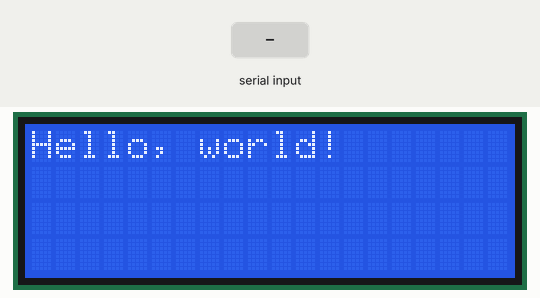
The sketch below on a simulated Arduino Uno, built with avr-gcc and run on an emulated ATmega328P. Shown: 20×4 character LCD. The inputs (shaded band) are chosen by the test bench.

Above: at 1.6 s.
At 6.7 s:
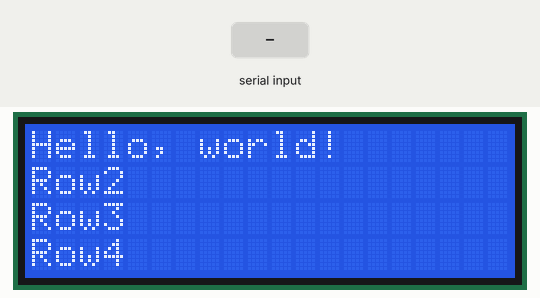
6.8 s: "1" received over Serial
At 7.2 s:
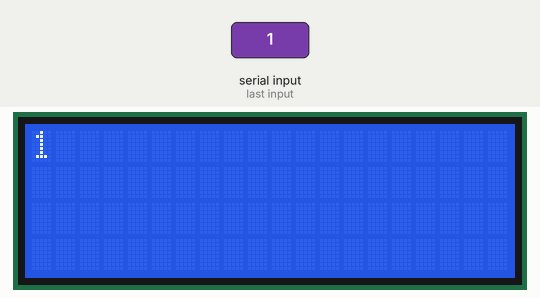
8.4 s: "0" received over Serial
At 9.6 s:
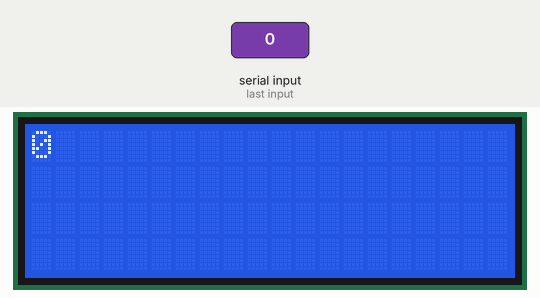
10.0 s: "2" received over Serial
Timing chart, 0 to 13.0 s (numbered marks = the images above; inputs shaded):
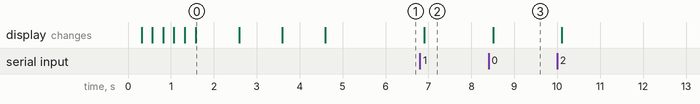

The sketch:

test.ino
```cpp
/*
下載函式庫:https://bitbucket.org/fmalpartida/new-liquidcrystal/downloads
*/

#include <Wire.h>
#include <LiquidCrystal_I2C.h>

LiquidCrystal_I2C lcd(0x3F, 2, 1, 0, 4, 5, 6, 7, 3, POSITIVE);  // Set the LCD I2C address


void setup()
{
  Serial.begin(9600);  // Used to type in characters

  lcd.begin(20,4);         // initialize the lcd for 20 chars 4 lines and turn on backlight

  for(int i = 0; i< 3; i++) //背光閃爍三次
  {
    lcd.backlight();
    delay(250);
    lcd.noBacklight();
    delay(250);
  }
  lcd.backlight();


  lcd.setCursor(0,0);
  lcd.print("Hello, world!");
  delay(1000);

  lcd.setCursor(0,1);
  lcd.print("Row2");
  delay(1000);

  lcd.setCursor(0,2);
  lcd.print("Row3");
  delay(1000);

  lcd.setCursor(0,3);
  lcd.print("Row4");
  delay(1000);


}


void loop()
{
  {
    // when characters arrive over the serial port...
    if (Serial.available()) {
      // wait a bit for the entire message to arrive
      delay(100);
      // clear the screen
      lcd.clear();
      // read all the available characters
      while (Serial.available() > 0) {
        // display each character to the LCD
        lcd.write(Serial.read());
      }
    }
  }

}
```

Measured:
- after the input at 6.8 s, the display: changes after 0.11 s (image 2)
- after the input at 8.4 s, the display: changes after 0.10 s (image 3)
- what the display in image 0 shows lasts 1.0 s, from 1.6 s to 2.6 s
